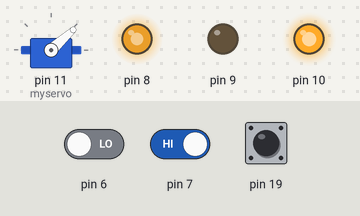
Recording of a sketch running on a simulated Arduino Mega 2560, built with avr-gcc and run on an emulated ATmega2560. Parts: servo, output pins drawn as LEDs (lit = HIGH). Inputs (shaded band) come from the test bench; at power-on: pin 6 LOW, pin 7 HIGH, pin 19 HIGH. The ROS host is connected and sends only what is stated.

Above: at 1.2 s.
1.3 s: pin 6 driven HIGH
2.8 s: pin 7 driven LOW
At 3.56 s:
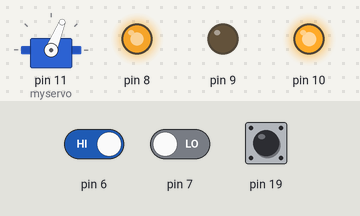
At 4.17 s:
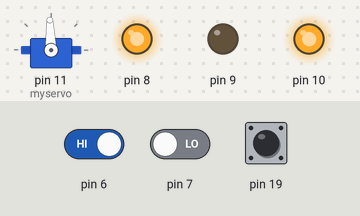
5.8 s: pin 6 driven LOW and pin 7 driven HIGH
At 5.99 s:
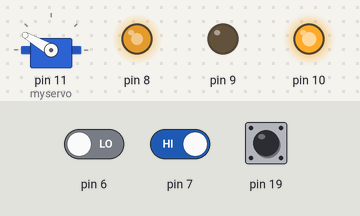
8.8 s: pin 6 driven HIGH and pin 7 driven LOW
Timing chart, 0 to 13.6 s (numbered marks = the images above; inputs shaded):
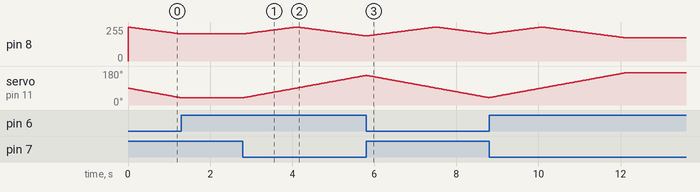

The sketch:

encoder.ino
```cpp
#include <ros.h>
#include <std_msgs/String.h>
ros::NodeHandle nh;
std_msgs::String str_msg;
std_msgs::String msg_msg;
ros::Publisher chatter("chatter", &str_msg);
ros::Publisher dis("dis", &msg_msg);

int sum;
volatile unsigned int pulse;
#include <Servo.h>
Servo myservo;
int vin;
int v;
int pos;


void setup() {
  pos=90;
  sum=0;
  // setup de ros con xbee
   nh.initNode();
    nh.advertise(chatter);
    nh.advertise(dis);
    cli();//stop interrupts
     //set timer1 interrupt at 1Hz
    TCCR5A = 0;// set entire TCCR1A register to 0
    TCCR5B = 0;// same for TCCR1B
    TCNT5  = 0;//initialize counter value to 0
    // set compare match register for 1hz increments
    OCR5A = 6250;// = (16*10^6) / (1*1024) - 1 (must be <65536)
    // turn on CTC mode
    TCCR5B |= (1 << WGM52);
    // Set CS10 and CS12 bits for 256 prescaler
    TCCR5B |= (1 << CS52);
    // enable timer compare interrupt
    TIMSK5 |= (1 << OCIE5A);

    //El servo se ancla al pin 11.
  myservo.attach(11);

  //pines que controlan al motor.
  pinMode(8,OUTPUT);
  pinMode(9,OUTPUT);
  pinMode(10,OUTPUT);

  //pines del lector de linea.
  pinMode(6,INPUT);
  pinMode(7,INPUT);
  //pin del encoder
  pinMode(19,INPUT);
  //se incluyen las interrupciones.
  attachInterrupt(4,count_pulse,FALLING);
  interrupts();
  //el motor se arranca
  digitalWrite(10,HIGH);

  sei();//allow interrupts
}
void loop() {
  if(digitalRead(6)&&!digitalRead(7)&&pos<170)
    pos++;
  else if(!digitalRead(6)&&digitalRead(7)&&pos>10)
    pos--;
  myservo.write(pos);
  int e=abs(pos-90);
  int k=1.25;
   int aux=255-k*e;
  analogWrite(8,aux);
  delay(25);
  nh.spinOnce();
}

void count_pulse(){
  pulse++;
}

ISR(TIMER5_COMPA_vect){
  String msj="";
  int aux;
  msj=String(digitalRead(6));
  msj+=String(digitalRead(7));
  if(myservo.read()<10)
    msj+="0";
  if(myservo.read()<100)
    msj+="0";
  msj+=String(myservo.read());
  aux=pulse*300/16;
  if(aux<10)
    msj+="0";
  if(aux<100)
    msj+="0";
  msj+=String(aux);
  v=aux;
  char mensaje[msj.length() + 1];
  msj.toCharArray(mensaje,msj.length()+1);
  str_msg.data = mensaje;
  chatter.publish( &str_msg );
   pulse=0;
}
```

Measured:
- after the input at 1.3 s, pin 8: stays 203/255 (without the input it goes to 202/255 after 0.02 s); servo on pin 11 (myservo): stays 38° (without the input it goes to 37° after 0.02 s)
- after the input at 2.8 s, pin 8: rises from 203/255 to 255/255 in 1.3 s, then falls to 188/255 in 1.7 s; servo on pin 11 (myservo): moves from 38° to 157° over 3.0 s, starting at once
